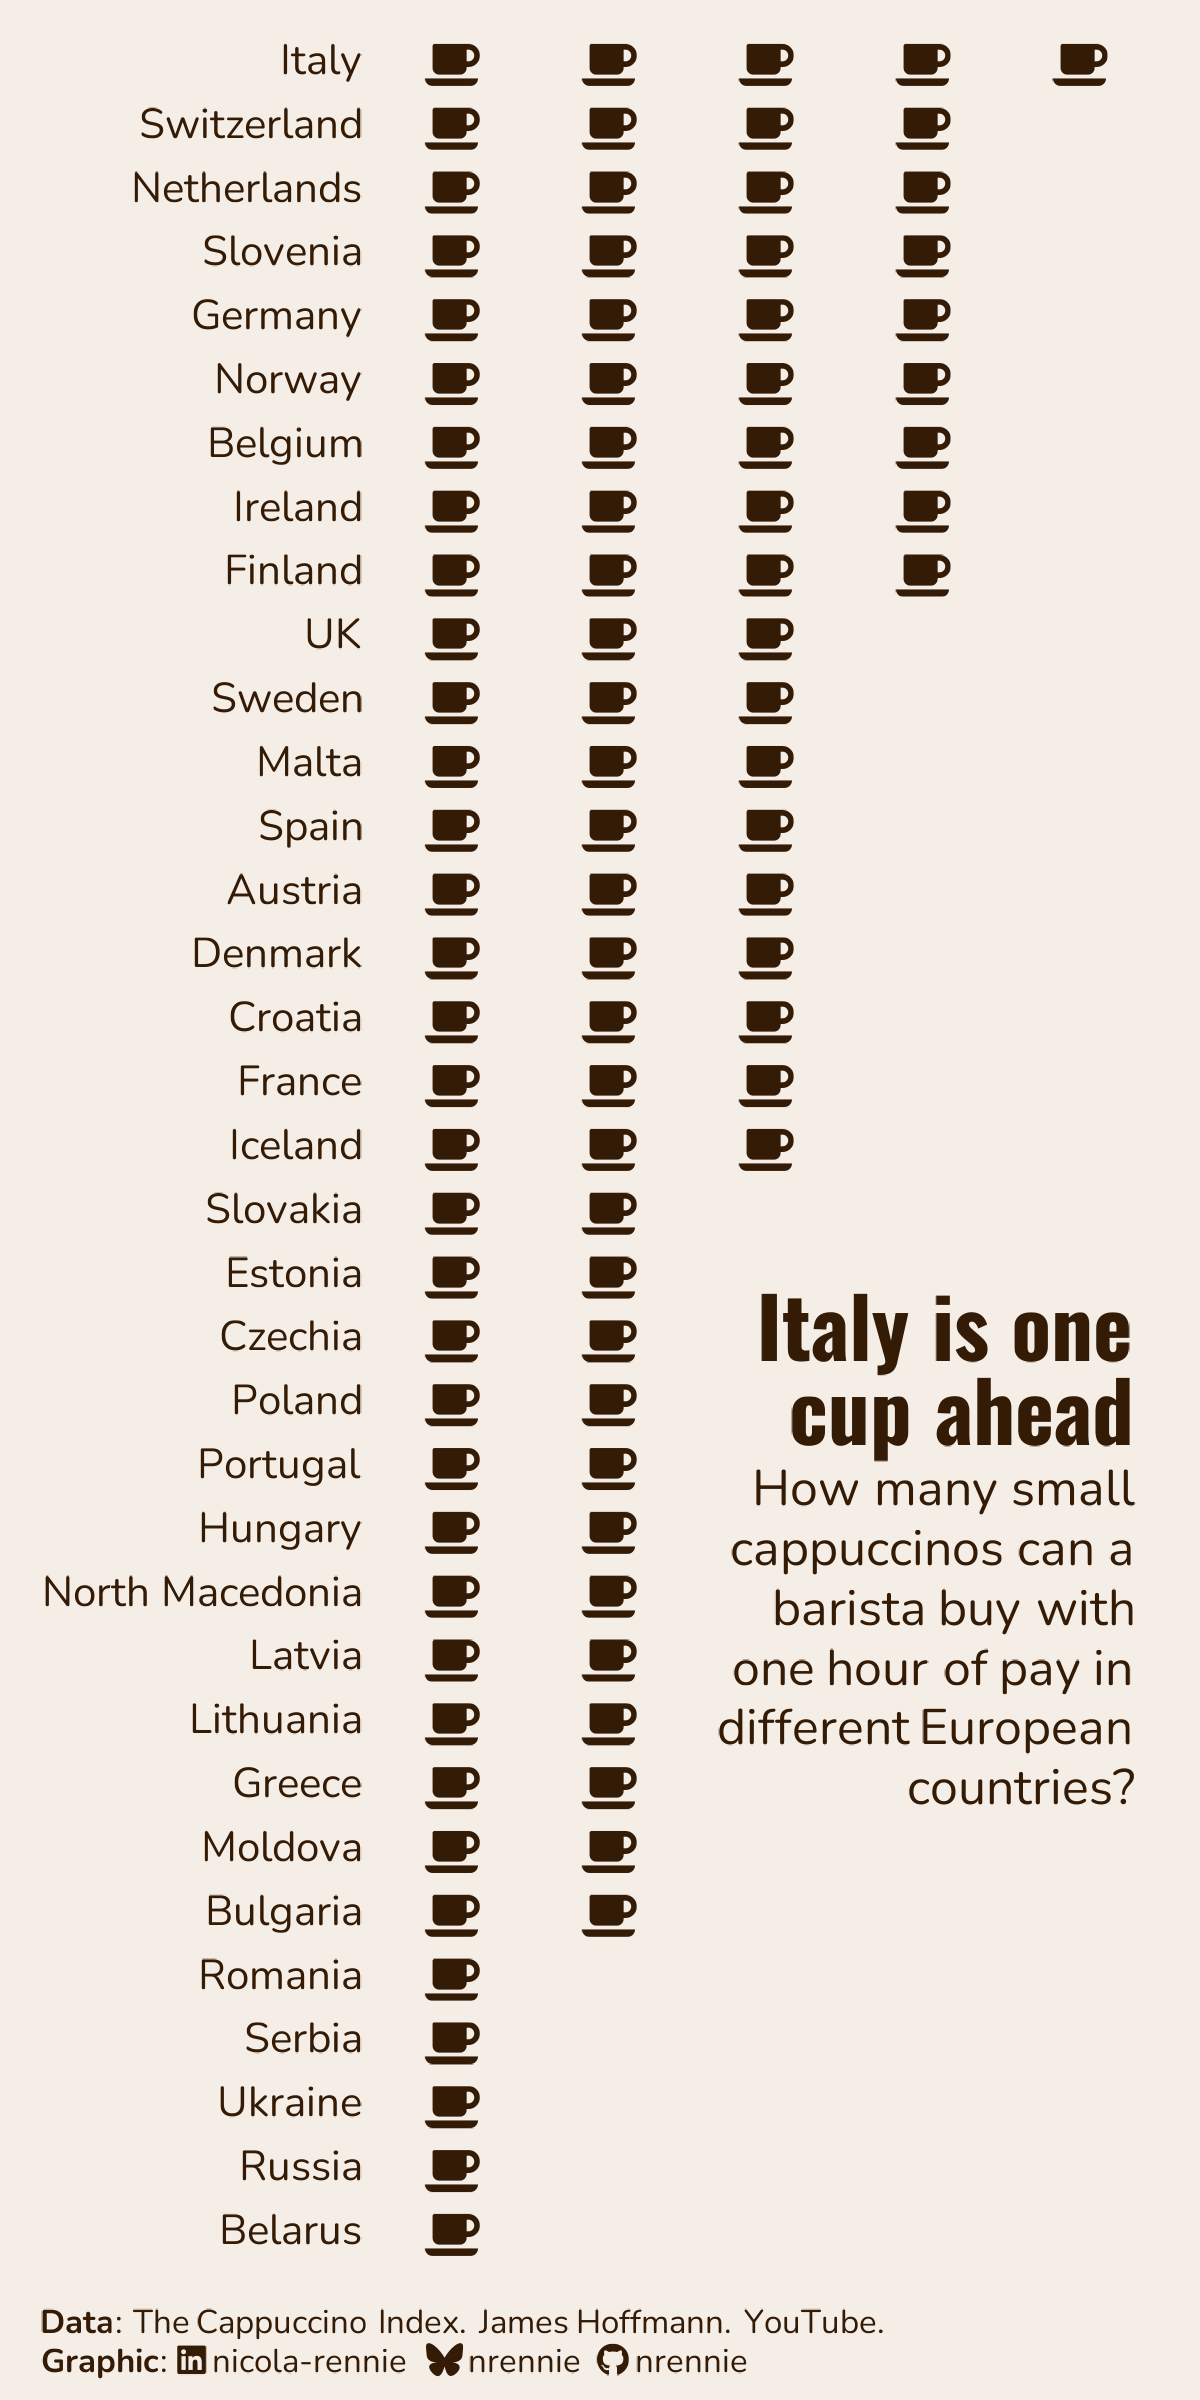

The script that drew this image:
# Load packages -----------------------------------------------------------

library(tidyverse)
library(showtext)
library(ggtext)
library(nrBrand)
library(glue)
library(ggview)
library(countrycode)
library(emojifont)


# Load data ---------------------------------------------------------------

tuesdata <- tidytuesdayR::tt_load("2026-09-08")
cafe <- tuesdata$cafe
cappuccino_index <- tuesdata$cappuccino_index


# Load fonts --------------------------------------------------------------

font_add_google("Oswald")
font_add_google("Nunito")
showtext_auto()
showtext_opts(dpi = 300)
title_font <- "Oswald"
body_font <- "Nunito"


# Define colours and fonts-------------------------------------------------

bg_col <- "#f5eee7"
text_col <- "#341b06"


# Data wrangling ----------------------------------------------------------

plot_data <- cappuccino_index |>
  mutate(value = 60 / index) |>
  select(country, value) |>
  mutate(continent = countrycode(country, "country.name", "continent")) |>
  filter(continent == "Europe") |>
  select(-continent) |>
  arrange(value) |>
  mutate(value = round(value)) |> 
  mutate(country = factor(country, levels = country)) |>
  uncount(value) |>
  group_by(country) |>
  mutate(x = row_number()) |>
  ungroup() |>
  mutate(text = fontawesome("fa-coffee"))


# Define text -------------------------------------------------------------

social <- nrBrand::social_caption(
  bg_colour = bg_col,
  icon_colour = text_col,
  font_colour = text_col,
  font_family = body_font,
  mastodon = NA
)
title <- glue("<span style='font-family:{title_font}; font-size: 20pt;'>**Italy is one cup ahead**</span><br>How many small cappuccinos can a barista buy with one hour of pay in different European countries?")
cap <- source_caption(
  source = "The Cappuccino Index. James Hoffmann. YouTube.", graphic = social
)


# Plot --------------------------------------------------------------------

ggplot() +
  geom_text(
    data = plot_data,
    mapping = aes(x = x, y = country, label = text),
    family = "fontawesome-webfont",
    colour = text_col,
    size = 4.5
  ) +
  scale_x_continuous(
    limits = c(0.5, max(plot_data$x) + 0.5),
    expand = expansion(0, 0)
  ) +
  labs(
    x = NULL, y = NULL,
    tag = title,
    caption = cap
  ) +
  theme_void(base_size = 10, base_family = body_font) +
  theme(
    plot.tag.position = c(0.98, 0.35),
    plot.margin = margin(5, 10, 5, 10),
    plot.title.position = "plot",
    plot.caption.position = "plot",
    plot.background = element_rect(fill = bg_col, colour = bg_col),
    panel.background = element_rect(fill = bg_col, colour = bg_col),
    plot.tag = element_textbox_simple(
      colour = text_col,
      hjust = 1,
      halign = 1,
      margin = margin(b = 5, t = 5),
      family = body_font,
      maxwidth = 0.4
    ),
    plot.caption = element_textbox_simple(
      colour = text_col,
      hjust = 0,
      halign = 0,
      margin = margin(b = 0, t = 10),
      family = body_font
    ),
    panel.grid = element_blank(),
    axis.text.y = element_text(
      hjust = 1,
      margin = margin(r = 3),
      family = body_font,
      colour = text_col
    )
  ) +
  canvas(
    width = 4, height = 8,
    units = "in", bg = bg_col,
    dpi = 300
  ) -> p


# Save --------------------------------------------------------------------

save_ggplot(
  plot = p,
  file = file.path("2026", "2026-09-08", paste0("20260908", ".png"))
)
